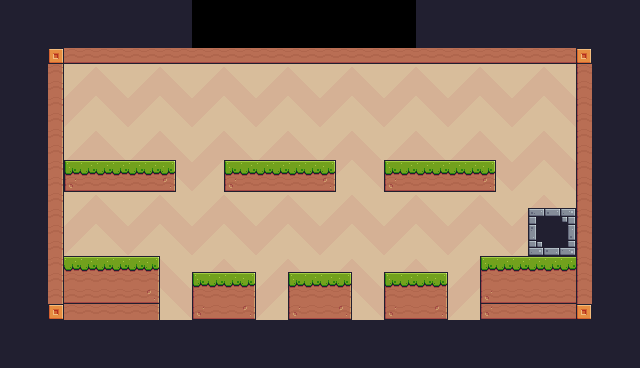

Below is a game level as drawn by its tile map, then a one-line description and the .tmx file that defines it, in full:
An orthogonal 40x23 tile map with 16x16 px tiles, 1 tile layer (Tile Layer 1), 5 tilesets and 38 objects (12x Ground, 11x Fruit, Player, Finish, LifeCharacter, ...).

<map version="1.10" tiledversion="1.10.1" orientation="orthogonal" renderorder="right-down" width="40" height="23" tilewidth="16" tileheight="16" infinite="0" nextlayerid="10" nextobjectid="163">
 <properties>
  <property name="nextLevel" value="Level-02.tmx" />
 </properties>
 <tileset firstgid="1" source="Pixel_Adventure.tsx" />
 <tileset firstgid="243" source="coin.tsx" />
 <tileset firstgid="311" source="Brown.tsx" />
 <tileset firstgid="327" source="Idle.tsx" />
 <tileset firstgid="328" source="Text (White)2 (8x10).tsx" />
 <layer id="1" name="Tile Layer 1" width="40" height="23">
  <data encoding="csv">
24,24,24,24,24,24,24,24,24,24,24,24,0,0,0,0,0,0,0,0,0,0,0,0,0,0,24,24,24,24,24,24,24,24,24,24,24,24,24,24,
24,24,24,24,24,24,24,24,24,24,24,24,0,0,0,0,0,0,0,0,0,0,0,0,0,0,24,24,24,24,24,24,24,24,24,24,24,24,24,24,
24,24,24,24,24,24,24,24,24,24,24,24,0,0,0,0,0,0,0,0,0,0,0,0,0,0,24,24,24,24,24,24,24,24,24,24,24,24,24,24,
24,24,24,211,52,52,52,52,52,52,52,52,52,52,52,52,52,52,52,52,52,52,52,52,52,52,52,52,52,52,52,52,52,52,52,52,211,24,24,24,
24,24,24,31,311,312,313,314,311,312,313,314,311,312,313,314,311,312,313,314,311,312,313,314,311,312,313,314,311,312,313,314,311,312,313,314,29,24,24,24,
24,24,24,31,315,316,317,318,315,316,317,318,315,316,317,318,315,316,317,318,315,316,317,318,315,316,317,318,315,316,317,318,315,316,317,318,29,24,24,24,
24,24,24,31,319,320,321,322,319,320,321,322,319,320,321,322,319,320,321,322,319,320,321,322,319,320,321,322,319,320,321,322,319,320,321,322,29,24,24,24,
24,24,24,31,323,324,325,326,323,324,325,326,323,324,325,326,323,324,325,326,323,324,325,326,323,324,325,326,323,324,325,326,323,324,325,326,29,24,24,24,
24,24,24,31,311,312,313,314,311,312,313,314,311,312,313,314,311,312,313,314,311,312,313,314,311,312,313,314,311,312,313,314,311,312,313,314,29,24,24,24,
24,24,24,31,315,316,317,318,315,316,317,318,315,316,317,318,315,316,317,318,315,316,317,318,315,316,317,318,315,316,317,318,315,316,317,318,29,24,24,24,
24,24,24,31,7,8,8,8,8,8,9,322,319,320,7,8,8,8,8,8,9,320,321,322,7,8,8,8,8,8,9,322,319,320,321,322,29,24,24,24,
24,24,24,31,51,52,52,52,52,52,53,326,323,324,51,52,52,52,52,52,53,324,325,326,51,52,52,52,52,52,53,326,323,324,325,326,29,24,24,24,
24,24,24,31,311,312,313,314,311,312,313,314,311,312,313,314,311,312,313,314,311,312,313,314,311,312,313,314,311,312,313,314,311,312,313,314,29,24,24,24,
24,24,24,31,315,316,317,318,315,316,317,318,315,316,317,318,315,316,317,318,315,316,317,318,315,316,317,318,315,316,317,318,315,1,2,3,29,24,24,24,
24,24,24,31,319,320,321,322,319,320,321,322,319,320,321,322,319,320,321,322,319,320,321,322,319,320,321,322,319,320,321,322,319,23,24,25,29,24,24,24,
24,24,24,31,323,324,325,326,323,324,325,326,323,324,325,326,323,324,325,326,323,324,325,326,323,324,325,326,323,324,325,326,323,45,46,47,29,24,24,24,
24,24,24,31,8,8,8,8,8,9,313,314,311,312,313,314,311,312,313,314,311,312,313,314,311,312,313,314,311,312,7,8,8,8,8,8,29,24,24,24,
24,24,24,31,30,30,30,30,30,31,317,318,7,8,8,9,315,316,7,8,8,9,317,318,7,8,8,9,315,316,29,30,30,30,30,30,29,24,24,24,
24,24,24,31,52,52,52,52,52,53,321,322,29,30,30,31,319,320,29,30,30,31,321,322,29,30,30,31,319,320,51,52,52,52,52,52,29,24,24,24,
24,24,24,211,30,30,30,30,30,31,325,326,51,52,52,53,323,324,51,52,52,53,325,326,51,52,52,53,323,324,51,52,52,52,52,52,211,24,24,24,
24,24,24,24,24,24,24,24,24,24,24,24,24,24,24,24,24,24,24,24,24,24,24,24,24,24,24,24,24,24,24,24,24,24,24,24,24,24,24,24,
24,24,24,24,24,24,24,24,24,24,24,24,24,24,24,24,24,24,24,24,24,24,24,24,24,24,24,24,24,24,24,24,24,24,24,24,24,24,24,24,
24,24,24,24,24,24,24,24,24,24,24,24,24,24,24,24,24,24,24,24,24,24,24,24,24,24,24,24,24,24,24,24,24,24,24,24,24,24,24,24
</data>
 </layer>
 <objectgroup id="6" name="DeadEnd">
  <object id="130" x="117.167" y="403.333" width="432.833" height="14" />
 </objectgroup>
 <objectgroup id="4" name="Ground">
  <object id="62" name="Ground" type="Ground" x="65.3333" y="255.333" width="92.75" height="47.3333" />
  <object id="63" x="158.667" y="302.667" width="0.666667" />
  <object id="67" name="Ground" type="Ground" x="191.833" y="272.667" width="64.1667" height="30.6667" />
  <object id="70" name="Ground" type="Ground" x="288.167" y="271.5" width="63.25" height="30.8333" />
  <object id="71" x="351.333" y="302.667" width="1.33333" />
  <object id="73" name="Ground" type="Ground" x="384.667" y="271.333" width="62" height="30" />
  <object id="79" name="Ground" type="Ground" x="479.333" y="258" width="96.6667" height="45.3333" />
  <object id="82" name="Ground" type="Ground" x="528.583" y="208.5" width="46.0833" height="48.3333" />
  <object id="83" x="574.667" y="253.333" width="3.33333" />
  <object id="85" name="Ground" type="Ground" x="384" y="160.667" width="111.917" height="30.6667" />
  <object id="86" x="493.333" y="188" width="1.33333" height="3.33333" />
  <object id="88" name="Ground" type="Ground" x="224" y="160.667" width="111.333" height="30.6667" />
  <object id="94" name="Ground" type="Ground" x="65.3333" y="161.333" width="110.667" height="31.3333" />
  <object id="102" name="Ground" type="Ground" x="48" y="49.8333" width="16.8333" height="270" />
  <object id="103" x="48" y="316.667" height="0.666667" />
  <object id="104" name="Ground" type="Ground" x="54.6667" y="48.6667" width="521.333" height="15.3333" />
  <object id="105" x="584" y="55.3333" />
  <object id="106" name="Ground" type="Ground" x="577.333" y="49.3333" width="15.1667" height="270.333" />
  <object id="149" x="299.015" y="486.35" width="9.36673" />
 </objectgroup>
 <objectgroup id="2" name="Spawn">
  <object id="100" name="Player" type="Player" x="104.667" y="214.667" />
  <object id="142" type="Fruit" x="207.333" y="240" width="12.6667" height="15.75" />
  <object id="143" type="Fruit" x="303" y="240" width="12.6667" height="16.1667" />
  <object id="144" type="Fruit" x="398.583" y="239.167" width="12.6667" height="16.6667" />
  <object id="145" type="Fruit" x="423.333" y="128.5" width="16.3333" height="16.3333" />
  <object id="146" type="Fruit" x="264.833" y="128.5" width="14" height="15.8333" />
  <object id="147" type="Finish" x="68.9772" y="95.5232" width="15.6667" height="16.75">
   <properties>
    <property name="NextLevel" value="Level-02.tmx" />
   </properties>
  </object>
  <object id="152" type="Fruit" x="229.667" y="210" width="12.6667" height="15.75" />
  <object id="153" type="Fruit" x="278" y="210" width="12.6667" height="15.75" />
  <object id="154" type="Fruit" x="256" y="240" width="12.6667" height="15.75" />
  <object id="155" type="Fruit" x="327" y="210" width="12.6667" height="15.75" />
  <object id="156" type="Fruit" x="371.667" y="210.125" width="12.6667" height="15.75" />
  <object id="157" type="Fruit" x="352.167" y="240.125" width="12.6667" height="15.75" />
  <object id="158" type="LifeCharacter" x="530" y="2" />
  <object id="159" type="Restart" x="600" y="60" />
  <object id="160" type="Volume" x="600" y="85" />
  <object id="161" type="Score" x="7.5" y="10" />
  <object id="162" type="Lives" x="578" y="16" />
 </objectgroup>
</map>
